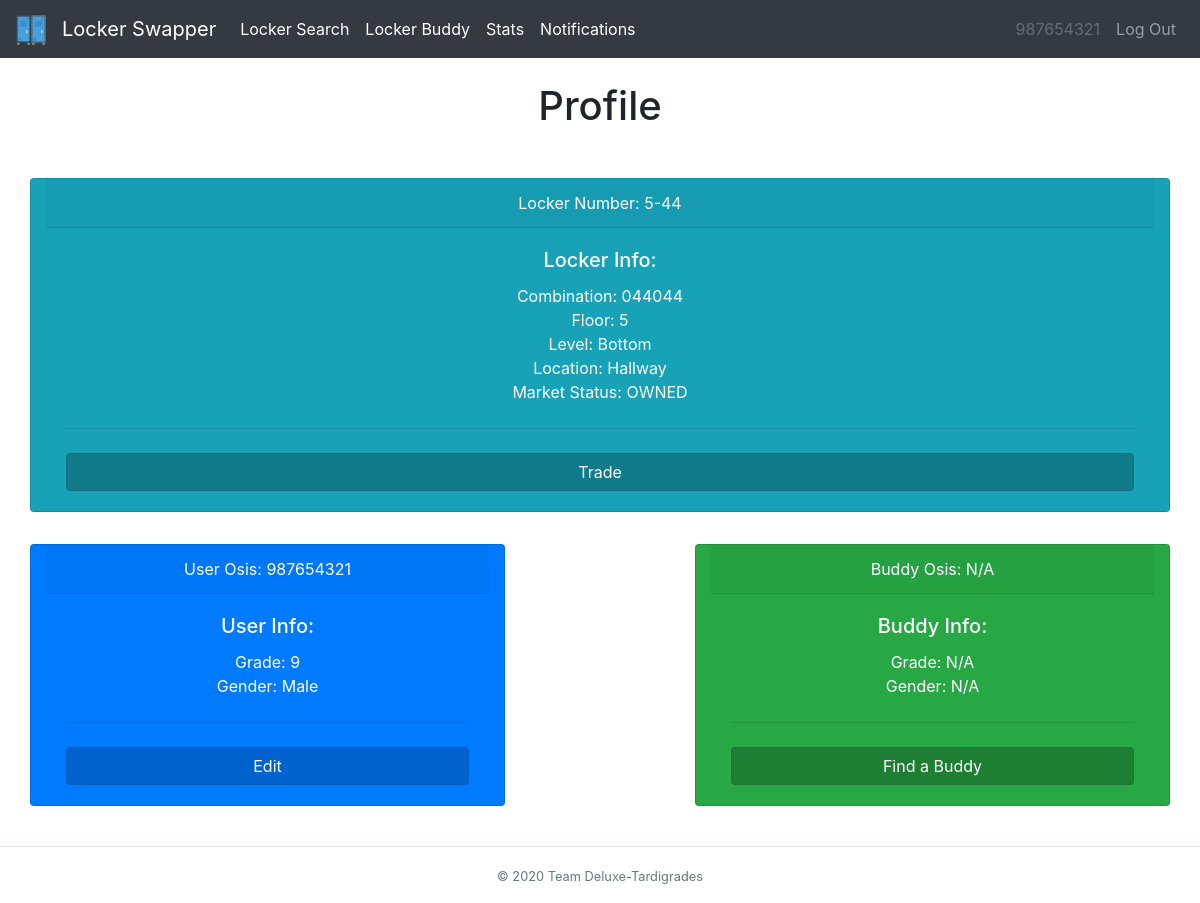
The page /home (signed in) on the database its author committed.
### tables this page shows
CREATE TABLE locker_tbl (locker INT, owner TEXT, combo TEXT, floor INT, level INT, location TEXT, status TEXT);

CREATE TABLE user_tbl (osis INT, password TEXT, locker INT, grade INT, buddy INT, survey TEXT, gender TEXT);

### __init__.py (the view)
@app.route("/home")
@login_required
def profile():
    userInfo = db_manager.getUserInfo(session['osis'])
    buddy = ["N/A","N/A","N/A","N/A","N/A","N/A","N/A","N/A"]
    if userInfo[4] != "":
        buddy = db_manager.getUserInfo(userInfo[4])
    locker = db_manager.getLockerInfo(userInfo[2], session['osis'])
    transactions=db_manager.getTransactionInfo(session['osis'])
    changed=db_manager.ifDissolve(session["osis"])
    return render_template("home.html", heading="Profile", userInfo=userInfo, buddy=buddy, locker=locker, transactions=transactions , user=session['osis'], changed=changed)

### __init__.py (called while the page is built)
def login_required(f):
    @wraps(f)
    def dec(*args, **kwargs):
        if 'osis' in session:
            return f(*args, **kwargs)
        flash('You must be logged in to view this page!', 'danger')
        return redirect('/')
    return dec

### db_builder.py (called while the page is built)
def execmany(cmd, inputs):
    db = sqlite3.connect(DB_FILE)
    c = db.cursor()
    output = c.execute(cmd, inputs)
    db.commit()
    return output

### db_manager.py (called while the page is built)
def getUserInfo(osis):
    q = "SELECT * from user_tbl WHERE osis=?"
    inputs = (osis,)
    data = execmany(q, inputs).fetchone()
    info = [data[0],data[1],data[2],data[3],data[4],data[5],data[6]]
    return info

def getLockerInfo(locker,osis):
    q = "SELECT * from locker_tbl WHERE locker=? AND owner = ?"
    inputs = (locker,osis)
    data = execmany(q, inputs).fetchone()
    info=[]
    if data is not None:
        for value in data:
            info.append(value)
    return info

def getTransactionInfo(osis):
    q = "SELECT * from transaction_tbl WHERE sender=?"
    inputs = (osis,)
    data = execmany(q, inputs).fetchall()
    info = []
    if(data is None):
        return info
    for value in data:
        if len(value)>0 and value[3] == 1:
            info.append([value[0],value[1],value[2],value[3],value[4],value[5]])
    return info

def ifDissolve(user):
    q = "SELECT * FROM transaction_tbl WHERE (recipient=? OR sender=?) AND status = ? AND request = ?"
    inputs=(user,user,1,"D")
    data=execmany(q,inputs).fetchall()
    if len(data)!=0:
        return True
    return False

### templates/home.html (shortened to what this page needs)
{% extends "base.html" %}
{% block body %}
<div class="row">
  <div class="col-sm-12 col-md-12 col-lg-12 mx-auto">
    <div class="row">
      <div class="card text-white text-center bg-info my-3 col-md-12">
        <div class="card-header">Locker Number: {{locker[3]}}-{{locker[0]}}</div>
        <div class="card-body">
          <h5 class="card-title">Locker Info:</h5>
          <p class="card-text">Combination: {{locker[2]}} <br> Floor: {{locker[3]}} <br> Level: {{locker[4]}} <br> Location: {{locker[5]}} <br> Market Status: {{locker[6]}}</p>
          <hr class="my-4">
          <form action="/market" method="post">
            <button type="submit" class="btn btn-info btn-block active">Trade</button>
          </form>
        </div>
      </div>
    </div>
    <div class="row">
      <div class="card text-white text-center bg-primary my-3 col-md-5">
        <div class="card-header">User Osis: {{userInfo[0]}}</div>
        <div class="card-body">
          <h5 class="card-title">User Info:</h5>
          <p class="card-text">Grade: {{userInfo[3]}} <br> Gender: {{userInfo[6]}}</p>
          <hr class="my-4">
          <form action="/editprof">
            <button type="submit" class="btn btn-primary btn-block active">Edit</button>
          </form>
        </div>
      </div>
      <div class="col-md-2">
      </div>
      <div class="card text-white text-center bg-success my-3 col-md-5">
        <div class="card-header">Buddy Osis: {{buddy[0]}}</div>
        <div class="card-body">
          <h5 class="card-title">Buddy Info:</h5>
          <p class="card-text">Grade: {{buddy[3]}} <br> Gender: {{buddy[6]}}</p>
          <hr class="my-4">
         {% if buddy[0] == "N/A" %}
         <form action="/survey">
           <button type="submit" class="btn btn-success btn-block active">Find a Buddy</button>
         </form>
        {% endif %}
        </div>
      </div>
      </div>
  </div>
</div>
{% endblock %}

### templates/base.html (shortened to what this page needs)
{% from "macros/render_flashes.html" import render_flashes %}
<!DOCTYPE html>
<html>
    <head>
        <link rel="stylesheet" href="https://stackpath.bootstrapcdn.com/bootstrap/4.3.1/css/bootstrap.min.css">
    </head>
    <body>
      <nav class="navbar navbar-expand-lg navbar-dark bg-dark">
      <a class="navbar-brand" href="/home">
        <img src="/../static/lockericon.png" alt="" width="30" height="30">
      </a>
      <a class="navbar-brand" href="/home">Locker Swapper</a>
      <div class="collapse navbar-collapse" id="navbarSupportedContent">
        <ul class="navbar-nav mr-auto">
          <li class="nav-item active">
            <a class="nav-link" href="/locker">Locker Search</a>
          </li>
          <li class="nav-item active">
            <a class="nav-link" href="/survey">Locker Buddy</a>
          </li>
          <li class="nav-item active">
            <a class="nav-link" href="/stats">Stats</a>
          </li>
          <li class="nav-item active">
            <a class="nav-link" href="/notifs">Notifications</a>
          </li>
        </ul>
        <ul class="navbar-nav navbar-right">
            <li class="nav-item">
                <a class="nav-link disabled">{{user}}</a>
            </li>
            <li class="nav-item">
                <a class="nav-link" href="/logout">Log Out</a>
            </li>
        </ul>
      </div>
    </nav>
    <div class="container">
      {{ render_flashes() }}
      <h1 class="text-center">{{heading}}</h1>
      <br>
      {% block body %}
      {% endblock %}
    </div>
    <br>
    <footer class="footer-copyright text-center py-3 border-top">
        <small class="text-muted">© 2020 Team Deluxe-Tardigrades</small>
    </footer>
  </body>
</html>

### templates/macros/render_flashes.html (shortened to what this page needs)
{% macro render_flashes() %}
    <br>
{% endmacro %}

### rows shown on the page
locker_tbl: floor "5", locker "44", combo "044044", level "Bottom", location "Hallway", status "OWNED"
user_tbl: osis "987654321", grade "9", gender "Male"

### other values the page prints
{{ user }} "987654321"
{{ heading }} "Profile"
{{ buddy[0] }} "N/A"
{{ buddy[3] }} "N/A"
{{ buddy[6] }} "N/A"
